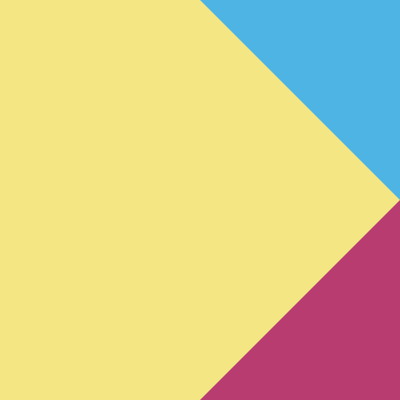
Frame 1 (no input)
Frame 60 (the mouse pressed at the canvas centre just before this capture): identical to frame 1, image omitted
Frame 120 (the mouse held since frame 60 and released just before this capture): identical to frame 1, image omitted

The Processing sketch that drew this single still picture (run headless with seeded random() and noise(); from frame 60 on, the mouse is pressed at the canvas centre):

// Processing sketch: text_input
// ── text_input.pde
void setup() {
  // Set the size of the canvas
  size(400, 400);

  // Set the background color
  background(244, 231, 131);

  // Disable borders for shapes
  noStroke();

  // Draw the half-circle on the left side
  fill(253, 166, 73); // Set the color for the circle
  arc(0, height / 2, 200, 200, HALF_PI, 3 * HALF_PI);

  // Draw the first triangle at the top
  fill(77, 180, 228); // Set the color for the first triangle
  triangle(width / 2, 0, width, 0, width, height / 2);

  // Draw the second triangle in the lower right corner
  fill(184, 60, 112); // Set the color for the second triangle
  triangle(width / 2, height, width, height / 2, width, height);
  
  save("figurePlacement.jpg");
}

void draw() {
  // No continuous drawing is needed
}
